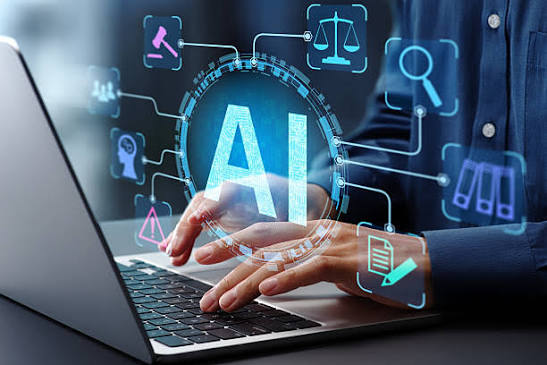
#> input picture ImageProcessingLab/input.jpg, 547 x 365 px, found by its file name
$ python experiment2.py
#> lines starting #> are read from the running program, lines starting #| are printed output that depends on the picture
import os

print("Current directory:", os.getcwd())
import cv2

# Read Image
img = cv2.imread(r"C:\Users\risha\OneDrive\Desktop\openCv_project\ImageProcessingLab\input.jpg")
#> img is the input picture: shape (365, 547, 3); mean B, G, R 109.9, 90.9, 72.4

# Check whether image is loaded
if img is None:
    print("Image not found!")
    exit()

# Display Original Image
cv2.imshow("Original Image", img)

# Convert to Grayscale
gray = cv2.cvtColor(img, cv2.COLOR_BGR2GRAY)
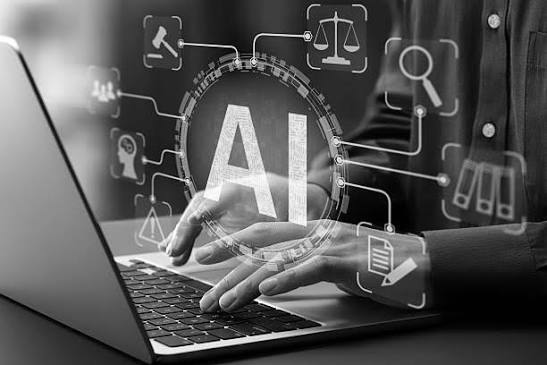
#> gray: shape (365, 547); min 0, max 255, mean 87.6
cv2.imshow("Grayscale Image", gray)

# Resize Image
resized = cv2.resize(img, (400, 300))
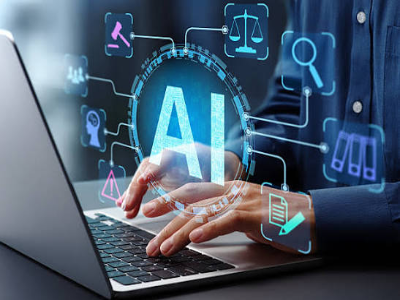
#> resized: shape (300, 400, 3); mean B, G, R 109.8, 90.8, 72.3
cv2.imshow("Resized Image", resized)

# Rotate Image
rotated = cv2.rotate(img, cv2.ROTATE_90_CLOCKWISE)
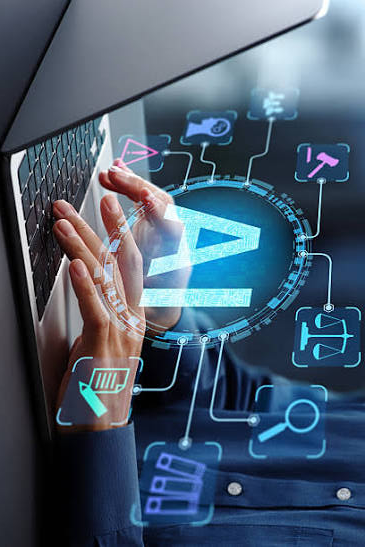
#> rotated: shape (547, 365, 3); mean B, G, R 109.9, 90.9, 72.4
cv2.imshow("Rotated Image", rotated)

# Save Gray Image
cv2.imwrite("gray_image.jpg", gray)

print("Gray image saved successfully.")

# Wait for any key
cv2.waitKey(0)

# Close all windows
cv2.destroyAllWindows()
